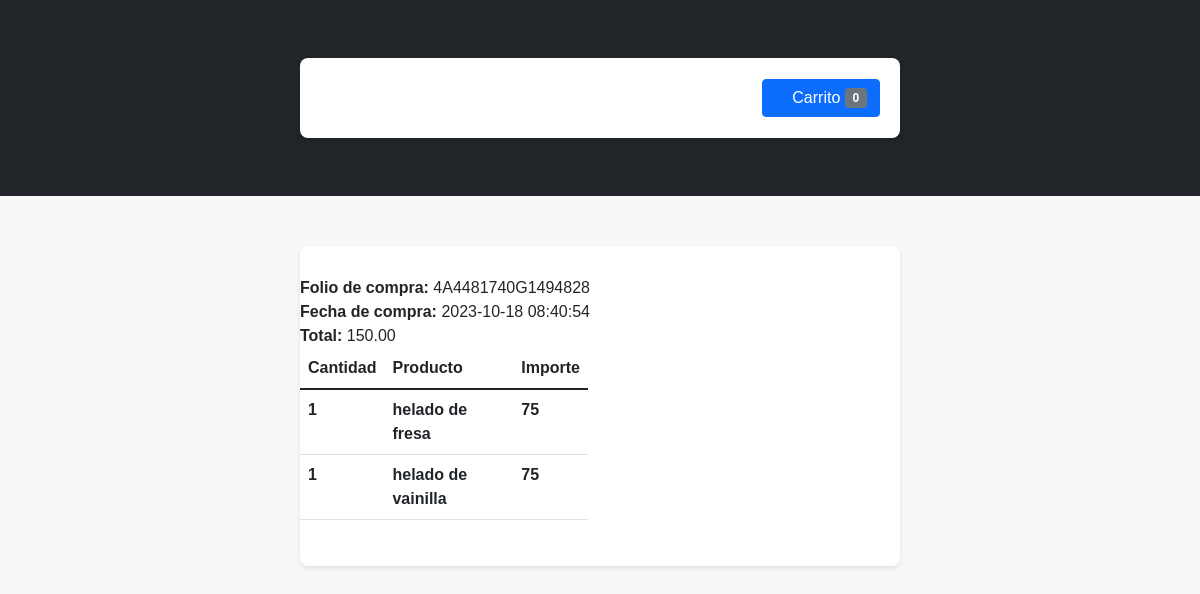
The app's page /completado.php?key=4A4481740G1494828 with its own data.
### tables this page shows
CREATE TABLE `compra` (
  `id` int(11) NOT NULL,
  `fecha` datetime NOT NULL,
  `status` varchar(15) NOT NULL,
  `email` varchar(50) NOT NULL,
  `id_cliente` varchar(20) NOT NULL,
  `total` decimal(10,2) NOT NULL,
  `id_transaccion` varchar(20) NOT NULL,
  `medio_pago` varchar(2) NOT NULL
);

CREATE TABLE `detalle_compra` (
  `id` int(11) NOT NULL,
  `id_compra` int(11) NOT NULL,
  `id_producto` int(11) NOT NULL,
  `nombre` varchar(120) NOT NULL,
  `precio` decimal(10,5) NOT NULL,
  `cantidad` int(11) NOT NULL
);

### config/config.php (called while the page is built, shortened)
<?php
$num_cart = 0;

### completado.php (the view, shortened to what this page needs)
<?php
require 'config/config.php';
$id_transaccion = isset($_GET['key']) ? $_GET['key'] : '0';
$error = '';
if ($id_transaccion == '') {
    $error = 'Error al procesar la petición';
} else {
    $db = new Database();
    $con = $db->conectar();
    $sql = $con->prepare("SELECT count(id) FROM compra WHERE id_transaccion=? AND (status=? OR status=?)");
    $sql->execute([$id_transaccion, 'COMPLETED', 'approved']);
    if ($sql->fetchColumn() > 0) {
        $sql = $con->prepare("SELECT id, fecha, email, total FROM compra WHERE id_transaccion=? AND (status=? OR status=?) LIMIT 1");
        $sql->execute([$id_transaccion, 'COMPLETED', 'approved']);
        $row = $sql->fetch(PDO::FETCH_ASSOC);
        $idCompra = $row['id'];
        $sqlDet = $con->prepare("SELECT nombre, precio, cantidad FROM detalle_compra WHERE id_compra=?");
        $sqlDet->execute([$idCompra]);
    } else {
        $error = "Error al comprobar la compra";
    }
}
?>
<!DOCTYPE html>
<html lang="en">
<head>
    <link href="https://cdn.jsdelivr.net/npm/bootstrap@5.1.3/dist/css/bootstrap.min.css" rel="stylesheet">
    <link href="css/all.min.css" rel="stylesheet">
    <link href="css/estilos.css" rel="stylesheet">
</head>
<body>
    <header>
        <nav class="navbar navbar-expand-lg navbar-dark bg-dark">
            <div class="container">
                <a class="navbar-brand" href="index.php">Helados el Paraíso</a>
                <div class="collapse navbar-collapse" id="navBarTop">
                    <ul class="navbar-nav me-auto mb-2 mb-lg-0">
                        <li class="nav-item">
                            <a class="nav-link active" href="index.php">Catalogo</a>
                        </li>
                    </ul>
                    <a href="checkout.php" class="btn btn-primary">
                        <i class="fas fa-shopping-cart"></i> Carrito <span id="num_cart" class="badge bg-secondary"><?php echo $num_cart; ?></span>
                    </a>
                </div>
            </div>
        </nav>
    </header>
    <main>
        <div class="container">
            <?php if (strlen($error) > 0) { ?>
                <div class="row">
                    <div class="col">
                        <h3><?php echo $error; ?></h3>
                    </div>
                </div>
            <?php } else { ?>
                <div class="row">
                    <div class="col">
                        <b>Folio de compra:</b> <?php echo $id_transaccion; ?><br>
                        <b>Fecha de compra:</b> <?php echo $row['fecha']; ?><br>
                        <b>Total:</b> <?php echo $row['total']; ?><br>
                    </div>
                </div>
                <div class="row">
                    <div class="col-md-6 col-sm-12">
                        <table class="table">
                            <thead>
                                <tr>
                                    <th>Cantidad</th>
                                    <th>Producto</th>
                                    <th>Importe</th>
                                </tr>
                            </thead>
                            <tbody>
                                <?php while ($row_det = $sqlDet->fetch(PDO::FETCH_ASSOC)) {
                                    $importe =  $row_det['cantidad'] * $row_det['precio']; ?>
                                    <tr>
                                        <th><?php echo $row_det['cantidad']; ?></th>
                                        <th><?php echo $row_det['nombre']; ?></th>
                                        <th><?php echo $importe; ?></th>
                                    </tr>
                                <?php } ?>
                            </tbody>
                        </table>
                    </div>
                </div>
            <?php } ?>
        </div>
    </main>
</body>
</html>

### css/estilos.css (style rules this page uses)
main > .container { padding: 30px 0; }
body { font-family: Arial, sans-serif; background-color: #f8f8f8; margin: 0; padding: 0; }
.container { max-width: 600px; margin: 50px auto; background-color: #fff; padding: 20px; border-radius: 8px; box-shadow: 0 2px 5px rgba(0, 0, 0, 0.1); }

### records on screen
compra: fecha "2023-10-18 08:40:54", total "150.00"
detalle_compra: cantidad "1", nombre "helado de fresa", importe "75"
detalle_compra: cantidad "1", nombre "helado de vainilla", importe "75"

### other values on screen
$num_cart "0"
$id_transaccion "4A4481740G1494828"
